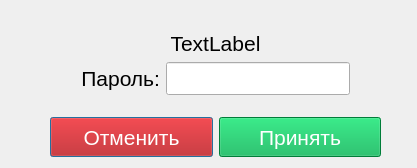
<?xml version="1.0" encoding="UTF-8"?>
<ui version="4.0">
 <class>Admin</class>
 <widget class="QDialog" name="Admin">
  <property name="geometry">
   <rect>
    <x>0</x>
    <y>0</y>
    <width>417</width>
    <height>168</height>
   </rect>
  </property>
  <property name="windowTitle">
   <string>Пароль</string>
  </property>
  <widget class="QWidget" name="gridLayoutWidget">
   <property name="geometry">
    <rect>
     <x>30</x>
     <y>16</y>
     <width>371</width>
     <height>161</height>
    </rect>
   </property>
   <layout class="QGridLayout" name="gridLayout">
    <item row="4" column="1" colspan="2">
     <layout class="QHBoxLayout" name="horizontalLayout">
      <item>
       <spacer name="horizontalSpacer_2">
        <property name="orientation">
         <enum>Qt::Horizontal</enum>
        </property>
        <property name="sizeType">
         <enum>QSizePolicy::Fixed</enum>
        </property>
        <property name="sizeHint" stdset="0">
         <size>
          <width>20</width>
          <height>20</height>
         </size>
        </property>
       </spacer>
      </item>
      <item>
       <widget class="QPushButton" name="cancelBtn">
        <property name="sizePolicy">
         <sizepolicy hsizetype="Expanding" vsizetype="Preferred">
          <horstretch>0</horstretch>
          <verstretch>0</verstretch>
         </sizepolicy>
        </property>
        <property name="minimumSize">
         <size>
          <width>0</width>
          <height>40</height>
         </size>
        </property>
        <property name="font">
         <font>
          <pointsize>16</pointsize>
         </font>
        </property>
        <property name="styleSheet">
         <string notr="true">background-color: rgb(187, 2, 0);
color: rgb(255, 255, 255);</string>
        </property>
        <property name="text">
         <string>Отменить</string>
        </property>
       </widget>
      </item>
      <item>
       <widget class="QPushButton" name="okBtn">
        <property name="sizePolicy">
         <sizepolicy hsizetype="Expanding" vsizetype="Preferred">
          <horstretch>0</horstretch>
          <verstretch>0</verstretch>
         </sizepolicy>
        </property>
        <property name="minimumSize">
         <size>
          <width>0</width>
          <height>40</height>
         </size>
        </property>
        <property name="font">
         <font>
          <pointsize>16</pointsize>
         </font>
        </property>
        <property name="autoFillBackground">
         <bool>false</bool>
        </property>
        <property name="styleSheet">
         <string notr="true">background-color: rgb(0, 175, 80);
color: rgb(255, 255, 255);</string>
        </property>
        <property name="text">
         <string>Принять</string>
        </property>
       </widget>
      </item>
      <item>
       <spacer name="horizontalSpacer_3">
        <property name="orientation">
         <enum>Qt::Horizontal</enum>
        </property>
        <property name="sizeType">
         <enum>QSizePolicy::Fixed</enum>
        </property>
        <property name="sizeHint" stdset="0">
         <size>
          <width>20</width>
          <height>20</height>
         </size>
        </property>
       </spacer>
      </item>
     </layout>
    </item>
    <item row="2" column="1" colspan="2">
     <layout class="QHBoxLayout" name="horizontalLayout_2">
      <item>
       <spacer name="horizontalSpacer_4">
        <property name="orientation">
         <enum>Qt::Horizontal</enum>
        </property>
        <property name="sizeType">
         <enum>QSizePolicy::Fixed</enum>
        </property>
        <property name="sizeHint" stdset="0">
         <size>
          <width>20</width>
          <height>20</height>
         </size>
        </property>
       </spacer>
      </item>
      <item>
       <spacer name="horizontalSpacer_7">
        <property name="orientation">
         <enum>Qt::Horizontal</enum>
        </property>
        <property name="sizeHint" stdset="0">
         <size>
          <width>40</width>
          <height>20</height>
         </size>
        </property>
       </spacer>
      </item>
      <item>
       <widget class="QLabel" name="label_2">
        <property name="font">
         <font>
          <pointsize>16</pointsize>
         </font>
        </property>
        <property name="text">
         <string>Пароль:</string>
        </property>
        <property name="alignment">
         <set>Qt::AlignRight|Qt::AlignTrailing|Qt::AlignVCenter</set>
        </property>
       </widget>
      </item>
      <item>
       <widget class="QLineEdit" name="lineEdit">
        <property name="font">
         <font>
          <pointsize>16</pointsize>
         </font>
        </property>
       </widget>
      </item>
      <item>
       <spacer name="horizontalSpacer_8">
        <property name="orientation">
         <enum>Qt::Horizontal</enum>
        </property>
        <property name="sizeHint" stdset="0">
         <size>
          <width>40</width>
          <height>20</height>
         </size>
        </property>
       </spacer>
      </item>
      <item>
       <spacer name="horizontalSpacer">
        <property name="orientation">
         <enum>Qt::Horizontal</enum>
        </property>
        <property name="sizeType">
         <enum>QSizePolicy::Fixed</enum>
        </property>
        <property name="sizeHint" stdset="0">
         <size>
          <width>20</width>
          <height>20</height>
         </size>
        </property>
       </spacer>
      </item>
     </layout>
    </item>
    <item row="0" column="1">
     <spacer name="verticalSpacer_2">
      <property name="orientation">
       <enum>Qt::Vertical</enum>
      </property>
      <property name="sizeHint" stdset="0">
       <size>
        <width>20</width>
        <height>40</height>
       </size>
      </property>
     </spacer>
    </item>
    <item row="3" column="1">
     <spacer name="verticalSpacer">
      <property name="orientation">
       <enum>Qt::Vertical</enum>
      </property>
      <property name="sizeHint" stdset="0">
       <size>
        <width>20</width>
        <height>40</height>
       </size>
      </property>
     </spacer>
    </item>
    <item row="1" column="1" colspan="2">
     <layout class="QHBoxLayout" name="horizontalLayout_4">
      <item>
       <spacer name="horizontalSpacer_5">
        <property name="orientation">
         <enum>Qt::Horizontal</enum>
        </property>
        <property name="sizeType">
         <enum>QSizePolicy::Fixed</enum>
        </property>
        <property name="sizeHint" stdset="0">
         <size>
          <width>20</width>
          <height>20</height>
         </size>
        </property>
       </spacer>
      </item>
      <item>
       <widget class="QLabel" name="label">
        <property name="font">
         <font>
          <pointsize>16</pointsize>
         </font>
        </property>
        <property name="text">
         <string>TextLabel</string>
        </property>
        <property name="alignment">
         <set>Qt::AlignCenter</set>
        </property>
       </widget>
      </item>
      <item>
       <spacer name="horizontalSpacer_6">
        <property name="orientation">
         <enum>Qt::Horizontal</enum>
        </property>
        <property name="sizeType">
         <enum>QSizePolicy::Fixed</enum>
        </property>
        <property name="sizeHint" stdset="0">
         <size>
          <width>20</width>
          <height>20</height>
         </size>
        </property>
       </spacer>
      </item>
     </layout>
    </item>
    <item row="5" column="1">
     <spacer name="verticalSpacer_3">
      <property name="orientation">
       <enum>Qt::Vertical</enum>
      </property>
      <property name="sizeType">
       <enum>QSizePolicy::Fixed</enum>
      </property>
      <property name="sizeHint" stdset="0">
       <size>
        <width>20</width>
        <height>20</height>
       </size>
      </property>
     </spacer>
    </item>
   </layout>
  </widget>
 </widget>
 <resources/>
 <connections/>
</ui>
